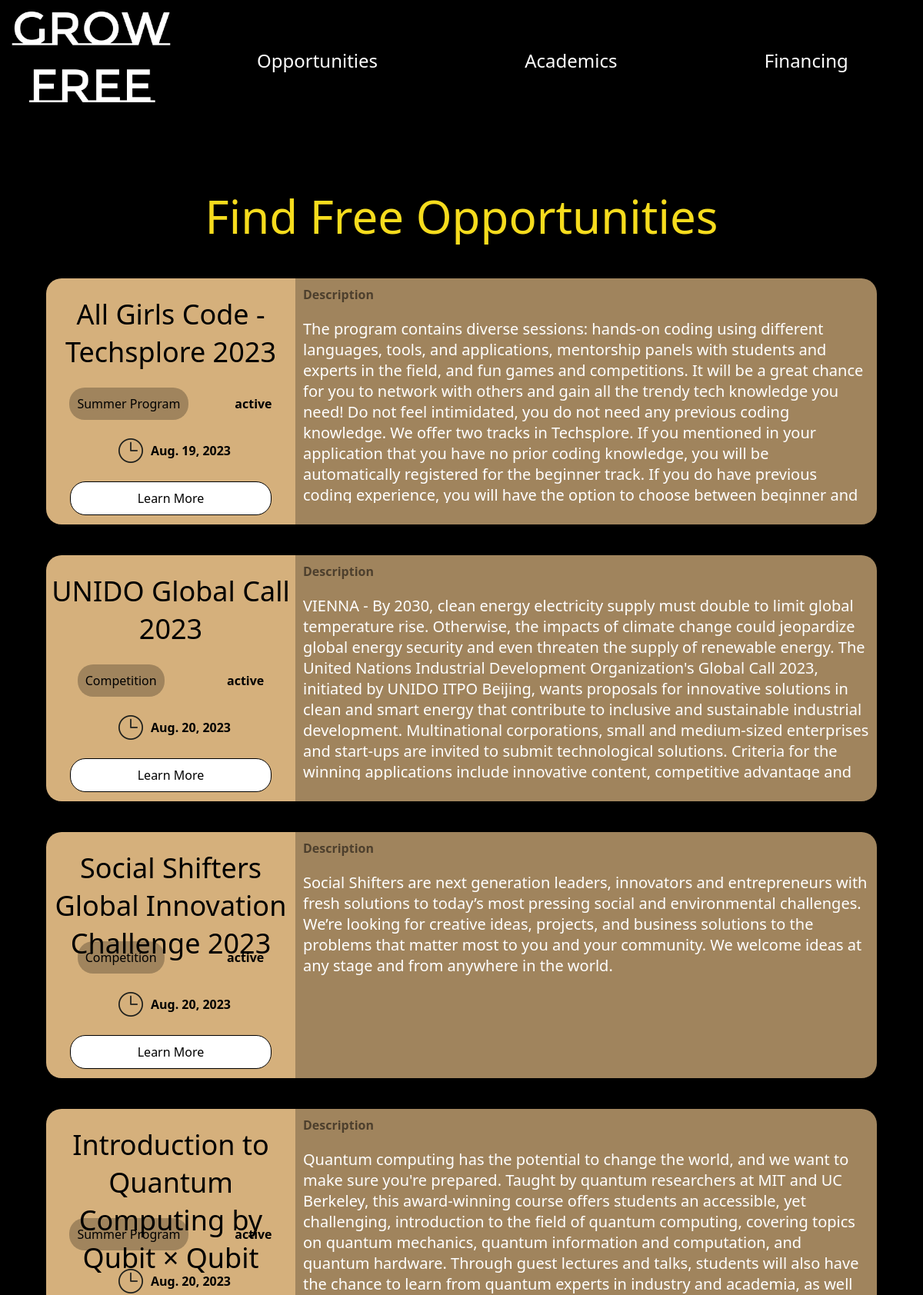
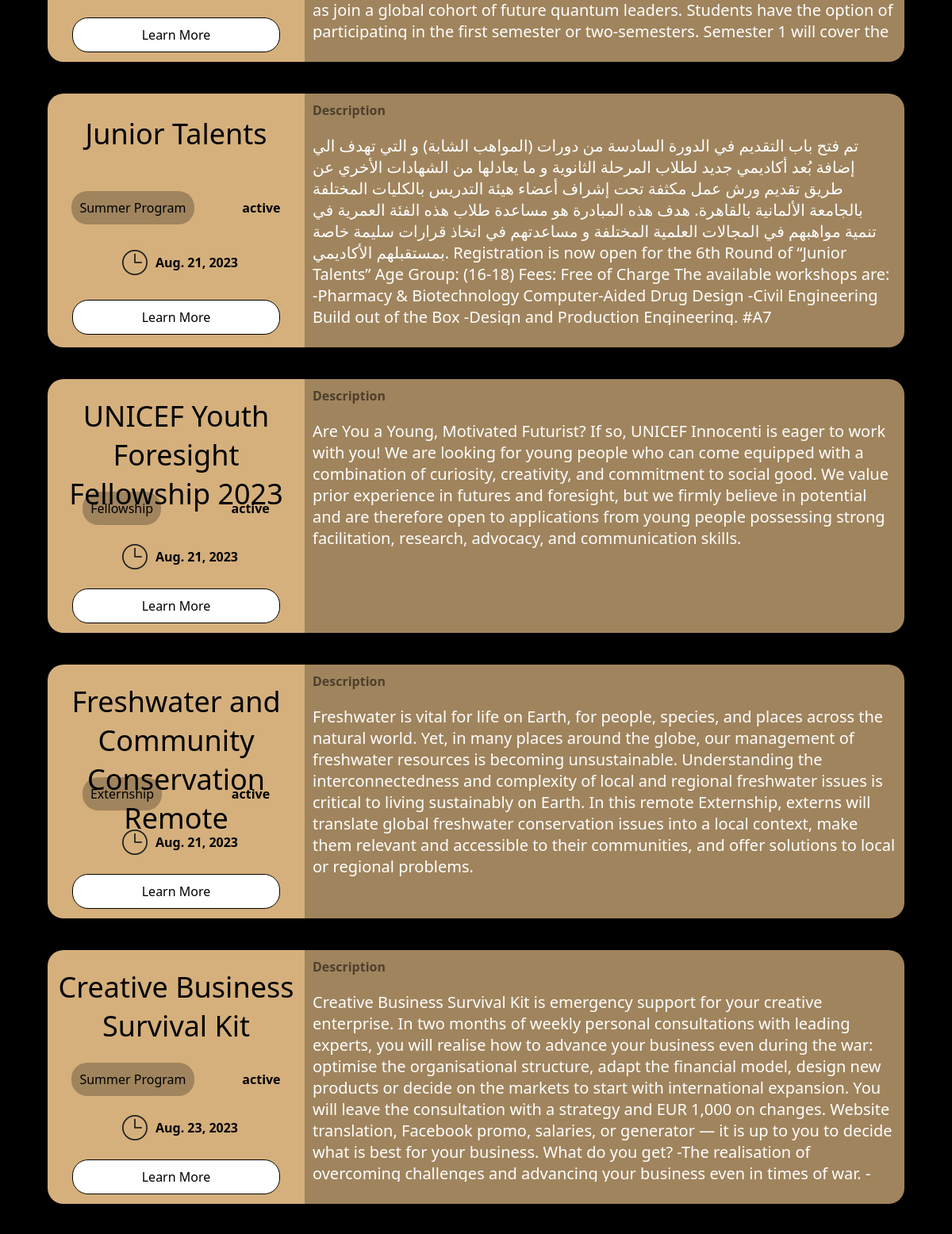
Page /resources (upper part) on the committed database (2 pictures, top to bottom).
### base/models.py (models this page shows, shortened)
class Opportunity(models.Model):
    name = models.CharField(max_length=200)
    description =  models.CharField(max_length=1000, blank=True)
    url = models.URLField()
    deadline = models.DateField((""), auto_now=False, auto_now_add=False)
    status = models.CharField(
        max_length=100,
        choices=status_choices,
        default="active"
    )
    tags = models.ManyToManyField(Tag , blank=True ,related_name='opportunities')

class Tag(models.Model):
    name = models.CharField(max_length=100)

### base/views.py (the view)
# urls.py: path('resources' , views.resources, name="resources"),
def resources(request):
    excluded_tags = []  # Add the names of tags to exclude
    context = {
        "resources": models.Opportunity.objects.all(),
        "tags" : models.Tag.objects.all(),
        "tags_with_opportunities": [],
    }
    for tag in models.Tag.objects.exclude(name__in=excluded_tags):
        tag_with_opportunities = {
            "tag": tag,
            "opportunities": tag.opportunities.all(),
        }
        context["tags_with_opportunities"].append(tag_with_opportunities)
    return render(request, "opportunities.html", context)

### templates/opportunities.html (shortened to what this page needs)
{% load static %}
<!DOCTYPE html>
<html lang="en">
<head>
  <link rel="stylesheet" href="{% static '/css/Opportunities.css' %}">
</head>
<body>
    <div class="navBar" id="navBar">
      <a href="{% url 'index' %}">
        <img src="{% static '/assets/logo.png' %} " alt="logo" id="logo">
      </a>
      <nav>
        <a href="{% url 'resources' %}">Opportunities</a>
        <a href="../AcademicsScreen/Academics.html">Academics</a>
        <a href="../FinancingScreen/Financing.html">Financing</a>
      </nav>
    </div>
    <div class="container">
      <h1>Find Free Opportunities</h1>
 {% for opportunity in resources %}
      <div class="opportunity">
        <div class="opportunityLeft">
          <h2>{{ opportunity.name }}</h2>
          <row>
            {% for tag in opportunity.tags.all %}
            <tag><a href="{% url 'filtered_opportunities' tag.name %}">{{ tag.name }}</a></tag>
            {% endfor %}
            <strong>{{ opportunity.status }}</strong>
          </row>
          <row class="duedate">
            <img src="{% static '/assets/clock.png' %}" alt="clock icon" class="clock">
            <strong>{{ opportunity.deadline }}</strong>
          </row>
          <tag class="link"><a href="{{ opportunity.url }}" target="_blank">Learn More</a></tag>
        </div>
        <div class="description">
          <label>Description</label>
          <p>{{opportunity.description}}</p>
        </div>
    </div>
{% endfor %}
</div>
</body>
</html>

### static/css/Opportunities.css (style rules this page uses)
html, body { margin: 0; padding: 0; background-color: black; font-family: 'Segoe UI'; color: white; }
.navBar { display: flex; flex-direction: row; overflow: hidden; background-color: black; position: fixed; top: 0; transition: .2s; }
nav { height: 15vh; width: 80vw; margin-left: auto; display: flex; flex-direction: row; justify-content: space-around; align-items: center; align-self: center; }
.navBar a { color: white; text-decoration: none; font-size: 2vw; font-weight: 100; }
#logo { color: white; margin: 15px; max-block-size: 10vw; transition: .2s; }
.container { flex: 1; margin-top: 30dvh; }
h1 { font-size: 5vw; font-family: 'Segoe UI'; text-align: center; color: #f6dc1d; font-weight: 100; }
.opportunity { background-color: #D5B07C; width: 90%; height: 40vh; display: flex; margin: auto; border-radius: 20px; margin-bottom: 5vh; }
h2 { color: black; font-size: 3vw; max-height: 10vh; font-weight: 200; text-align: center; margin-bottom: 2vh; margin-top: 10px; }
.description { margin-right: 0; background-color: rgba(0,0,0,.25); width: 70%; height: 100%; display: flex; flex-direction: column; }
row { display: flex; flex-direction: row; justify-content: space-around; }
.opportunityLeft { display: flex; flex-direction: column; width: 30%; justify-content: space-around; }
tag { background-color: rgba(0,0,0,.25); border-radius: 20px; text-align: center; color: black; padding: 10px; font-weight: 100; }
strong { color: black; align-self: center; font-weight: 600; }
.clock { height: 4vh; margin-left: 10px; margin-right: 10px; }
tag a { text-decoration: none; color: black; }
.link { width: 20vw; align-self: center; background-color: white; border-color: black; border-width: 1px; border-style: solid; }
.duedate { justify-content: center; }
label { margin: 10px; color: rgba(0, 0, 0, 0.516); font-weight: 700; }
p { margin: 10px; font-size: 20px; overflow-y: scroll; max-height: 30vh; }

### rows in the picture
Opportunity: name "All Girls Code - Techsplore 2023", status "active", deadline "Aug. 19, 2023", description "The program contains diverse sessions: hands-on coding using different languages, tools, and applications, mentorship panels with students and experts in the field, and fun games and competitions. It will be a great chance for you to network with others and gain all the trendy tech knowledge you need! Do not feel intimidated, you do not need any previous coding knowledge. We offer two tracks in Techsplore. If you mentioned in your application that you have no prior coding knowledge, you will be automatically registered for the beginner track. If you do have previous coding experience, you will have the option to choose between beginner and…"
Tag: name "Summer Program"
Opportunity: name "UNIDO Global Call 2023", status "active", deadline "Aug. 20, 2023", description "VIENNA - By 2030, clean energy electricity supply must double to limit global temperature rise. Otherwise, the impacts of climate change could jeopardize global energy security and even threaten the supply of renewable energy. The United Nations Industrial Development Organization's Global Call 2023, initiated by UNIDO ITPO Beijing, wants proposals for innovative solutions in clean and smart energy that contribute to inclusive and sustainable industrial development. Multinational corporations, small and medium-sized enterprises and start-ups are invited to submit technological solutions. Criteria for the winning applications include innovative content, competitive advantage and…"
Tag: name "Competition"
Opportunity: name "Social Shifters Global Innovation Challenge 2023", status "active", deadline "Aug. 20, 2023", description "Social Shifters are next generation leaders, innovators and entrepreneurs with fresh solutions to today’s most pressing social and environmental challenges. We’re looking for creative ideas, projects, and business solutions to the problems that matter most to you and your community. We welcome ideas at any stage and from anywhere in the world."
Opportunity: name "Introduction to Quantum Computing by Qubit × Qubit", status "active", deadline "Aug. 20, 2023", description "Quantum computing has the potential to change the world, and we want to make sure you're prepared. Taught by quantum researchers at MIT and UC Berkeley, this award-winning course offers students an accessible, yet challenging, introduction to the field of quantum computing, covering topics on quantum mechanics, quantum information and computation, and quantum hardware. Through guest lectures and talks, students will also have the chance to learn from quantum experts in industry and academia, as well as join a global cohort of future quantum leaders. Students have the option of participating in the first semester or two-semesters. Semester 1 will cover the…"
Opportunity: name "Junior Talents", status "active", deadline "Aug. 21, 2023", description "تم فتح باب التقديم في الدورة السادسة من دورات (المواهب الشابة) و التي تهدف الي إضافة بُعد أكاديمي جديد لطلاب المرحلة الثانوية و ما يعادلها من الشهادات الأخري عن طريق تقديم ورش عمل مكثفة تحت إشراف أعضاء هيئة التدريس بالكليات المختلفة بالجامعة الألمانية بالقاهرة. هدف هذه المبادرة هو مساعدة طلاب هذه الفئة العمرية في تنمية مواهبهم في المجالات العلمية المختلفة و مساعدتهم في اتخاذ قرارات سليمة خاصة بمستقبلهم الأكاديمي. Registration is now open for the 6th Round of “Junior Talents” Age Group: (16-18) Fees: Free of Charge The available workshops are: -Pharmacy & Biotechnology Computer-Aided Drug Design -Civil Engineering Build out of the Box -Design and Production Engineering. #A7"
Opportunity: name "UNICEF Youth Foresight Fellowship 2023", status "active", deadline "Aug. 21, 2023", description "Are You a Young, Motivated Futurist? If so, UNICEF Innocenti is eager to work with you! We are looking for young people who can come equipped with a combination of curiosity, creativity, and commitment to social good. We value prior experience in futures and foresight, but we firmly believe in potential and are therefore open to applications from young people possessing strong facilitation, research, advocacy, and communication skills."
Tag: name "Fellowship"
Opportunity: name "Freshwater and Community Conservation Remote", status "active", deadline "Aug. 21, 2023", description "Freshwater is vital for life on Earth, for people, species, and places across the natural world. Yet, in many places around the globe, our management of freshwater resources is becoming unsustainable. Understanding the interconnectedness and complexity of local and regional freshwater issues is critical to living sustainably on Earth. In this remote Externship, externs will translate global freshwater conservation issues into a local context, make them relevant and accessible to their communities, and offer solutions to local or regional problems."
Tag: name "Externship"
Opportunity: name "Creative Business Survival Kit", status "active", deadline "Aug. 23, 2023", description "Creative Business Survival Kit is emergency support for your creative enterprise. In two months of weekly personal consultations with leading experts, you will realise how to advance your business even during the war: optimise the organisational structure, adapt the financial model, design new products or decide on the markets to start with international expansion. You will leave the consultation with a strategy and EUR 1,000 on changes. Website translation, Facebook promo, salaries, or generator — it is up to you to decide what is best for your business. What do you get? -The realisation of overcoming challenges and advancing your business even in times of war.…"
